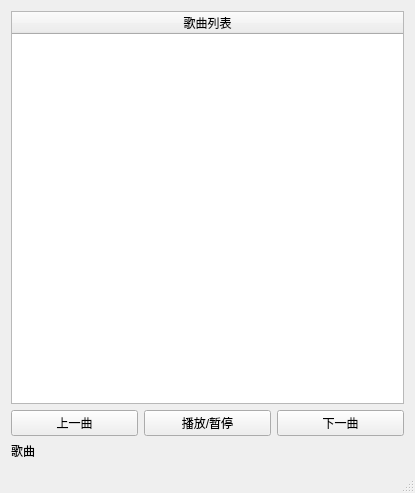
<?xml version="1.0" encoding="UTF-8"?>
<ui version="4.0">
 <class>MainWindow</class>
 <widget class="QMainWindow" name="MainWindow">
  <property name="geometry">
   <rect>
    <x>0</x>
    <y>0</y>
    <width>415</width>
    <height>493</height>
   </rect>
  </property>
  <property name="windowTitle">
   <string>MainWindow</string>
  </property>
  <widget class="QWidget" name="centralWidget">
   <layout class="QGridLayout" name="gridLayout">
    <item row="0" column="0">
     <widget class="QTableWidget" name="tableWidget">
      <attribute name="horizontalHeaderStretchLastSection">
       <bool>true</bool>
      </attribute>
      <column>
       <property name="text">
        <string>歌曲列表</string>
       </property>
      </column>
     </widget>
    </item>
    <item row="1" column="0">
     <layout class="QHBoxLayout" name="horizontalLayout">
      <item>
       <widget class="QPushButton" name="ButtonLastMusic">
        <property name="text">
         <string>上一曲</string>
        </property>
       </widget>
      </item>
      <item>
       <widget class="QPushButton" name="ButtonPause">
        <property name="text">
         <string>播放/暂停</string>
        </property>
       </widget>
      </item>
      <item>
       <widget class="QPushButton" name="ButtonNext">
        <property name="text">
         <string>下一曲</string>
        </property>
       </widget>
      </item>
     </layout>
    </item>
    <item row="2" column="0">
     <widget class="QLabel" name="label">
      <property name="text">
       <string>歌曲</string>
      </property>
     </widget>
    </item>
   </layout>
  </widget>
  <widget class="QMenuBar" name="menuBar">
   <property name="geometry">
    <rect>
     <x>0</x>
     <y>0</y>
     <width>415</width>
     <height>22</height>
    </rect>
   </property>
  </widget>
  <widget class="QStatusBar" name="statusBar"/>
 </widget>
 <layoutdefault spacing="6" margin="11"/>
 <resources/>
 <connections/>
</ui>
